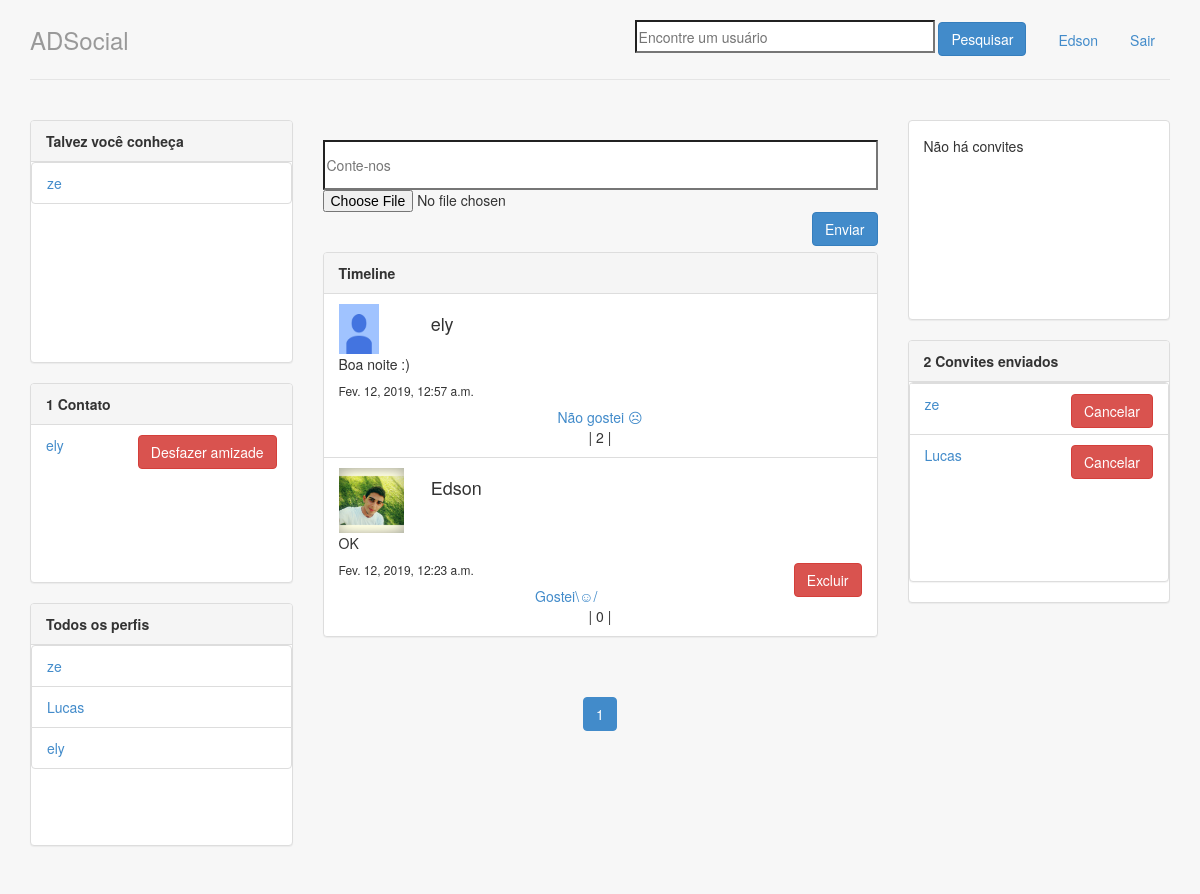
Page / (signed in) on the committed database.
### perfis/models.py (models this page shows, shortened)
class Perfil(models.Model):
    nome = models.CharField(max_length=255, null=False)
    telefone = models.CharField(max_length=15, null=False)
    nome_empresa = models.CharField(max_length=255, null=False)
    contatos = models.ManyToManyField('self', related_name = 'meus_contatos')
    contatos_bloqueados = models.ManyToManyField('self', related_name = 'meus_contatos_bloqueados', symmetrical=False, through='Bloqueio')
    usuario = models.OneToOneField(User, related_name="perfil", on_delete = models.CASCADE)
    justificativa = models.CharField(max_length=400)
    foto_perfil = models.ImageField(upload_to='perfil', null=True, blank = True)
    @property
    def superuser(self):
        return self.usuario.is_superuser
    @property
    def meus_bloqueios(self):
        bloqueio = Bloqueio.objects.filter(bloqueador=self)
        return bloqueio
    def bloqueados(self):
        lista_bloqueados = []
        for i in self.meus_bloqueios:
            lista_bloqueados.append(i.bloqueado)
        return lista_bloqueados
    def contatos_nao_bloqueados(self):
        perfis_nao_bloqueados = []
        perfis_me_bloquearam = Bloqueio.objects.filter(bloqueado=self)
        ids_perfis_me_bloquearam = []
        for perfil in perfis_me_bloquearam:
            ids_perfis_me_bloquearam.append(perfil.bloqueador.id)
        for i in Perfil.objects.all():
            if i.id not in ids_perfis_me_bloquearam and i not in self.meus_bloqueios.all():
                perfis_nao_bloqueados.append(i)
        return perfis_nao_bloqueados
    def __str__(self):
        return self.nome

class Postagem(models.Model):
    dono = models.ForeignKey(Perfil, on_delete=models.CASCADE, related_name='minhas_postagens')
    texto = models.CharField(max_length=400, null=False)
    imagem_postagem = models.ImageField(upload_to='timeline_fotos', null=True, blank = True)
    data_publicacao = models.DateTimeField(auto_now_add=True)
    class Meta:
        ordering = ['-data_publicacao']
    def __str__(self):
        return self.texto
    @property
    def curtidas(self):
        lista_curtidas = []
        for i in self.minhas_curtidas.all():
            lista_curtidas.append(i.curtidor.id)
        return lista_curtidas
    @property
    def total_curtidas(self):
        curtidas = Curtida.objects.filter(post=self).exists()
        if curtidas:
            return Curtida.objects.filter(post=self).count
        return 0

class Convite(models.Model):
    solicitante = models.ForeignKey(Perfil,on_delete=models.CASCADE,related_name='convites_feitos' )
    convidado = models.ForeignKey(Perfil, on_delete= models.CASCADE, related_name='convites_recebidos')

### perfis/views.py (the view)
# urls.py: path('', views.index,name='index'),
@transaction.atomic
@login_required
def index(request):
    form = PostForm()
    perfil_logado = Perfil.objects.get(id=request.user.perfil.id)
    perfis_nao_bloqueados = perfil_logado.contatos_nao_bloqueados
    page = request.GET.get("page", 1)
    paginator = Paginator(perfil_logado.minha_timeline.get_timeline(), 10)
    total = paginator.count
    try:
        timeline = paginator.page(page)
    except InvalidPage:
        timeline = paginator.page(1)
    contexto = {
        'perfis': perfis_nao_bloqueados,
        'perfil_logado': get_perfil_logado(request),
        'form': form,
        'timeline': timeline
    }
    return render(request, 'index.html', contexto)

### perfis/forms.py
class PostForm(forms.Form):
	texto = forms.CharField(required=True)
	imagem_postagem = forms.FileField(required=False)

### perfis/views.py (called while the page is built)
@login_required
def get_perfil_logado(request):
    return request.user.perfil

### timeline/models.py (called while the page is built)
    def get_timeline(self):
        lista_postagens = []
        postagens_ordenadas = Postagem.objects.all()
        for i in postagens_ordenadas:
            if i.dono in self.perfil.contatos.all() or i.dono.id == self.perfil.id:
                lista_postagens.append(i)
        return lista_postagens

### perfis/templates/index.html (shortened to what this page needs)
{% extends 'base.html' %}
{% block body %}
<div class="row">
    <div class="col-lg-3">
        <div class="panel panel-default">
            <div class="panel-heading">
                <strong>Talvez você conheça</strong>
            </div>
            {% if perfis %}
            <div style="overflow-y: scroll; height: 200px;">
                <ul class="list-group">
                    {% for perfil in perfis %}
                    {% if perfil.nome != perfil_logado.nome and perfil not in perfil_logado.contatos.all and perfil not in perfil_logado.bloqueados %}
                    <li class="list-group-item">
                        <a href="{% url 'exibir' perfil.id %}">{{ perfil.nome }}</a>
                    </li>
                    {% endif %}
                {% endfor %}
                </ul>
                {% else %}
                <p>Não há perfis cadastrados</p>
                {% endif %}
            </div>
        </div>
        <div
            class="panel panel-default"
            style="overflow-y: scroll; height: 200px;"
        >
            {% with total=perfil_logado.contatos.count %}
            {% if total %}
            <div class="panel-heading">
                <strong>
                    {{ total }}
                    Contato{{ total|pluralize }}
                </strong>
            </div>
            <ul class="list-group">
                <nav>
                    {% for perfil in perfil_logado.contatos.all %}
                    <li class="list-group-item">
                        <p>
                            <a href="{% url 'exibir' perfil.id %}">{{ perfil }}</a>
                            <a class="btn btn-danger pull-right" href="{% url 'desfazer' perfil.id %}">Desfazer amizade</a>
                        </p>
                    </li>
                {% endfor %}
                </nav>
            </ul>
            {% else %}
            <div class="panel-body">Não há contatos ainda</div>
            {% endif %}
            {% endwith %}
        </div>
        {% if perfil_logado.superuser %}
        <div class="panel panel-default">
            <div class="panel-heading">
                <strong>Todos os perfis</strong>
            </div>
            {% if perfis %}
            <div style="overflow-y: scroll; height: 200px;">
                <ul class="list-group">
                    {% for perfil in perfis %}
                    {% if perfil.nome != perfil_logado.nome %}
                    <li class="list-group-item">
                        <a href="{% url 'exibir' perfil.id %}">{{ perfil.nome }}</a>
                    </li>
                    {% endif %}
                {% endfor %}
                </ul>
                {% else %}
                <p>Não há perfis cadastrados</p>
                {% endif %}
            </div>
        </div>
        {% endif %}
    </div>
    <div class="col-lg-6">
        <br>
        <form name = "form" enctype = "multipart/form-data" action="{% url 'postar' %}" method = "POST" >
                <input
                    name="texto"
                    id="id_postagem"
                    required="required"
                    placeholder="Conte-nos"
                    style="min-width: 555px; min-height: 50px; max-width: 550px; max-height: 50px;">
                <input type = "file" style = "margin-left:0%;" placeholder = "Picture" name = "imagem_postagem"/>
                <button class="btn btn-primary pull-right" type = "submit" value = "upload" >Enviar</button>
            </form>
        <br>
        <br>
        <div class="panel panel-default">
            {% with total=timeline.count %}
            {% if timeline %}
            <div class="panel-heading">
                <strong>
                    Timeline
                </strong>
            </div>
            <ul class="list-group">
                {% for postagem in timeline %}
                <li class="list-group-item">
                    <div class="row">
                    <div class="col-lg-2">
                    {% if postagem.dono.foto_perfil %}
                        <img src="{{ postagem.dono.foto_perfil.url }}" style="width:65px; height:65px">
                    {% else %}
                        <img src="/static/img/photo.jpg" style="width:40px; height:50px">
                    {% endif %}
                    </div>
                    <div class="col-lg-10">
                        <h4>{{ postagem.dono }}</h4>
                    </div>
                </div>
                    <p>{{ postagem }}</p>
                    {% if postagem.dono.id == perfil_logado.id %}
                    <button class="btn btn-danger pull-right btn-confirm">Excluir</button>
                    {% endif %}
                    <h6>{{postagem.data_publicacao}}</h6>
                    {% if perfil_logado.id not in postagem.curtidas %}
                       <center> <a href="{% url 'curtir' postagem.id %}">Gostei\☺/</a></center>
                    {% else %}
                        <center><a href="{% url 'descurtir' postagem.id %}">Não gostei ☹</a></center>
                    {% endif %}
                        <center>| {{ postagem.total_curtidas }} |</center>
                {% endfor %}
            </ul>
            {% else %}
            <div class="panel-body">Não há postagens</div>
            {% endif %}
            {% endwith %}
        </div>
        <div class="content"  style="text-align:center;">
            <div class="pagination">
                {% for i in timeline.paginator.page_range %}
                    {% if timeline.number == i %}
                        <li class="page-item active">
                            <a
                                class="page-link"
                                href="?page={{ timeline.i }}{{i}}"
                            >{{ i }}</a>
                        </li>
                    {% endif %}
                    {% endfor %}
                </div>
            </div>
    </div>
    <div class="col-lg-3">
        <aside>
            <div
                class="panel panel-default"
                style="overflow-y: scroll; height: 200px;"
            >
                <div>
                    {% with total=perfil_logado.convites_recebidos.count %}
                    {% if total %}
                    <div class="panel-heading">
                        <strong>
                            {{ total }}
                            Convite{{ total|pluralize }} aguardando sua aprovação
                        </strong>
                    </div>
                    <ul class="list-group">
                        {% for convite in perfil_logado.convites_recebidos.all %}
                        <li class="list-group-item">
                            <p>
                                <a href="{% url 'exibir' convite.solicitante.id %}">{{convite.solicitante.nome}}</a>
                                <a
                                    class="btn btn-danger pull-right"
                                    href="{% url 'recusar' convite.id %}">recusar
                                </a>
                                <a
                                    class="btn btn-primary pull-right"
                                    href="{% url 'aceitar' convite.id %}">aceitar
                                </a>
                            </p>
                        </li>
                        {% endfor %}
                    </ul>
                    {% else %}
                    <div class="panel-body">Não há convites</div>
                    {% endif %}
                    {% endwith %}
                </div>
            </div>
            <div class="panel panel-default">
                {% with total=perfil_logado.convites_feitos.count %}
                {% if total %}
                <div class="panel-heading">
                    <strong>
                        {{ total }}
                        Convite{{ total|pluralize }} enviado{{ total|pluralize }}
                    </strong>
                </div>
                <div
                    class="panel panel-default"
                    style="overflow-y: scroll; height: 200px;"
                >
                    <ul class="list-group">
                        {% for convite in perfil_logado.convites_feitos.all %}
                        <li class="list-group-item">
                            <p>
                                <a href="{% url 'exibir' convite.convidado.id %}">{{convite.convidado.nome}}</a>
                                <a
                                    class="btn btn-danger pull-right"
                                    href="{% url 'recusar' convite.id %}"
                                >Cancelar</a>
                            </p>
                        </li>
                        {% endfor %}
                    </ul>
                    {% else %}
                    <div class="panel-body">Não há convites</div>
                    {% endif %}
                {% endwith %}
                </div>
            </div>
        </aside>
    </div>
</div>
{% endblock %}

### perfis/templates/base.html (shortened to what this page needs)
{% load staticfiles %}
<!doctype html>
<html lang="pt-br">
<head>
	<link rel="stylesheet" href="{% static 'styles/bootstrap.css' %}">
	<link rel="stylesheet" href="{% static 'styles/main.css' %}">
</head>
<body>
	<div class="container">
		<div class="header">
			{% if request.user.perfil %}
			<ul class="nav nav-pills pull-right">
				<li>
					<div class="container">
						<form class="form-signin" method="post" action="{% url 'pesquisar' %}">
							<input name="nome" id="nome_id" required placeholder="Encontre um usuário" style="min-height: 33px; min-width: 300px;">
							<button class="btn btn-primary" type="submit">Pesquisar</button>
						</form>
					</div>
				</li>
				<li><a href="{% url 'meu_perfil' %}">{{ perfil_logado.nome }}</a></li>
				<li><a href="/logout/">Sair</a></li>
			</ul>
			<a href="{% url 'index' %}" style="text-decoration:#428bca">
				<h3 class="text-muted">ADSocial</h3>
			</a>
			{% else %}
			<h3 class="text-muted">ADSocial</h3>
			{% endif %}
		</div>
		<div class="row content">
			{% block body %}
			{% endblock %}
		</div>
	</div>
</body>
</html>

### perfis/static/styles/main.css (style rules this page uses)
body { padding-top: 20px; padding-bottom: 20px; background-color: rgb(247, 247, 247) }
.header, .content, .footer { padding-left: 15px; padding-right: 15px; }
.header { border-bottom: 1px solid #e5e5e5; }
.header h3 { margin-top: 0; margin-bottom: 0; line-height: 40px; padding-bottom: 19px; }
.content { margin: 40px 0; }
@media screen and (min-width: 768px) { .header, .content, .footer { padding-left: 0; padding-right: 0; } }
@media screen and (min-width: 768px) { .header { margin-bottom: 30px; } }

### rows in the picture
Perfil: nome "Edson"
Perfil: nome "ze"
Perfil: nome "ely"
Perfil: nome "Lucas"
Postagem: dono "ely", texto "Boa noite :)", data_publicacao "Fev. 12, 2019, 12:57 a.m.", shows "Não gostei ☹", total_curtidas "2"
Postagem: dono.foto_perfil (picture), dono "Edson", texto "OK", shows "Excluir", data_publicacao "Fev. 12, 2019, 12:23 a.m.", shows "Gostei\\☺/", total_curtidas "0"
Convite: convidado.nome "ze"
Convite: convidado.nome "Lucas"

### other values in the picture
{{ total }} "1"
{{ i }} "1"
{{ total }} "2"
